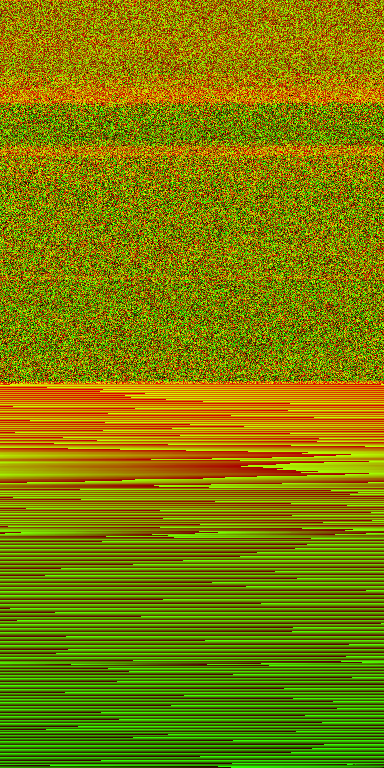

This chart was generated by the following Python code:
"""I punti dove i diamanti si posano.

   Uno per diamante, pescato sull'inchiostro del manifesto: dove c'e' piu'
   nero ne cadono di piu', dove c'e' carta non ne cade nessuno. Poi si
   ordinano DAL BASSO IN SU, perche' una cosa si alza da terra: l'ordine e'
   la sequenza con cui atterreranno, e il rilievo comparira' nello stesso
   ordine.

   NON ESCE UNA LISTA, ESCE UN'IMMAGINE. Una lista di venticinquemila
   coppie in JSON sono centinaia di kilobyte da leggere e poi da passare
   alla scheda video. Una texture la scheda ce l'ha gia' in mano: il vertex
   shader guarda il texel numero i e trova il punto numero i. Sedici bit per
   coordinata (due byte, RG per la x e BA per la y), perche' a otto bit i
   punti si accavallerebbero su una griglia di 256 e si vedrebbe.
"""
import numpy as np, os
from PIL import Image

QUI  = os.path.dirname(os.path.abspath(__file__))
LATO = 160                      # 160 x 160 = 25.600 diamanti
N    = LATO * LATO

ink = 1.0 - np.asarray(Image.open(QUI + '/stampa-src.jpg').convert('L')
                       .resize((800, 0) if False else (800, 693), Image.LANCZOS)
                      ).astype(np.float64) / 255.0
ink = np.clip((ink - 0.10) / 0.85, 0, 1) ** 1.25      # via il fondo della scansione
H, W = ink.shape

pesi = ink.ravel()
pesi = pesi / pesi.sum()
rng  = np.random.default_rng(7)
scelti = rng.choice(W * H, size=N, replace=True, p=pesi)

y, x = np.divmod(scelti, W)
# mezzo pixel di sbandamento: se no i punti stanno sulla griglia dell'immagine
x = (x + rng.random(N)) / W
y = (y + rng.random(N)) / H

ordine = np.argsort(-y)          # dal basso in su: y grande = in basso
x, y = x[ordine], y[ordine]

xi = np.clip(np.rint(x * 65535), 0, 65535).astype(np.uint32)
yi = np.clip(np.rint(y * 65535), 0, 65535).astype(np.uint32)
rgba = np.zeros((LATO, LATO, 4), np.uint8)
rgba[..., 0] = (xi >> 8).reshape(LATO, LATO)
rgba[..., 1] = (xi & 255).reshape(LATO, LATO)
rgba[..., 2] = (yi >> 8).reshape(LATO, LATO)
rgba[..., 3] = (yi & 255).reshape(LATO, LATO)

# PNG senza perdita e senza premoltiplicare: l'alfa qui non e' trasparenza,
# e' meta' di una coordinata. Va letto con UNPACK_PREMULTIPLY_ALPHA spento.
Image.fromarray(rgba, 'RGBA').save(QUI + '/atterraggi.png', optimize=True)
print('atterraggi %dx%d  %d diamanti  %d KB'
      % (LATO, LATO, N, os.path.getsize(QUI + '/atterraggi.png') // 1024))
print('coperta  x %.3f-%.3f   y %.3f-%.3f' % (x.min(), x.max(), y.min(), y.max()))
